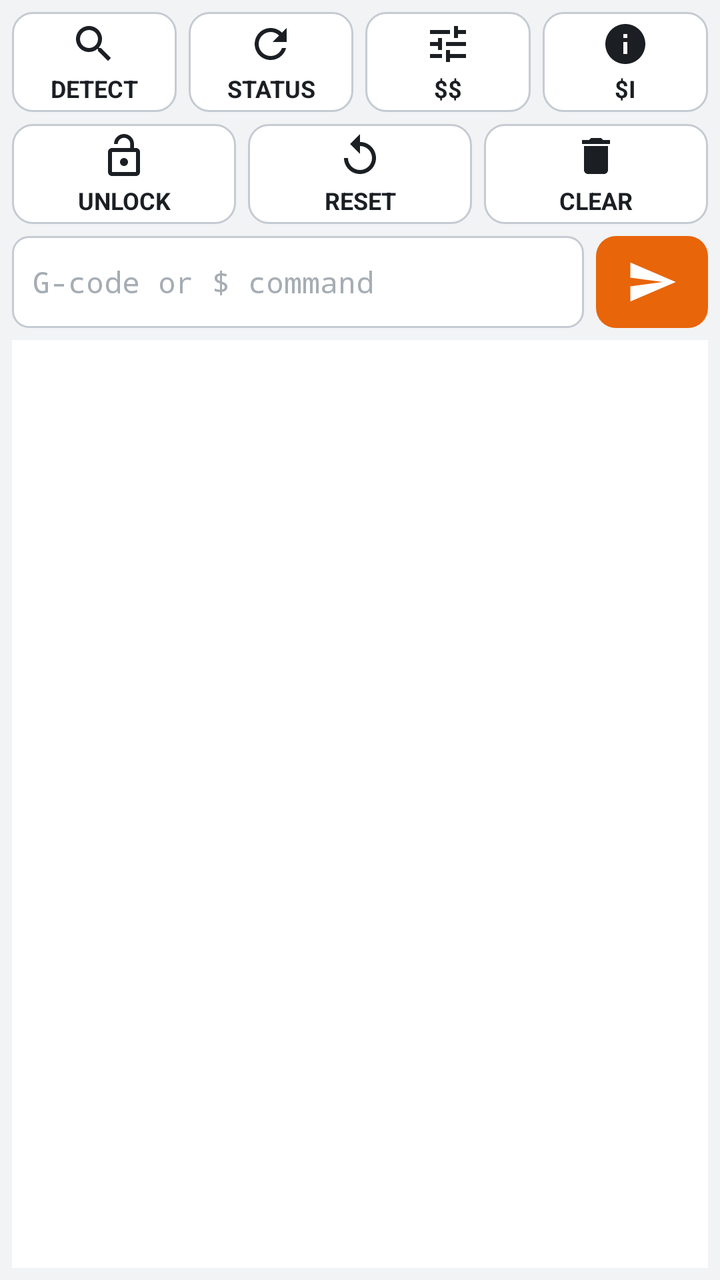
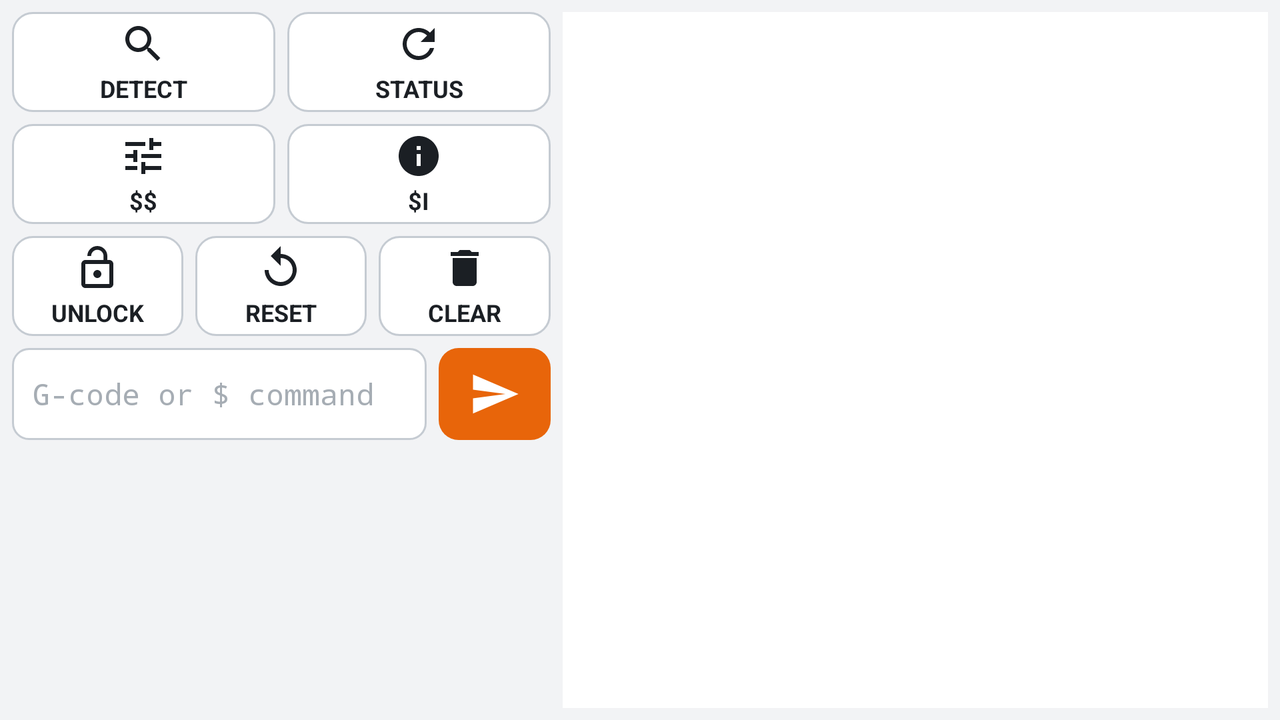

Compare how this app lays out the same screen by default and in its alternative resource folder. The renders come first, then the two layout files and the values they reference.
<!-- AndroidManifest.xml: application theme Theme.LaserDroid -->
<!-- res/layout/view_console_panel.xml -->
<?xml version="1.0" encoding="utf-8"?>
<LinearLayout
    xmlns:android="http://schemas.android.com/apk/res/android"
    android:layout_width="match_parent"
    android:layout_height="match_parent"
    android:orientation="vertical"
    android:padding="3dp">

    <LinearLayout
        android:layout_width="match_parent"
        android:layout_height="56dp"
        android:orientation="horizontal">

        <TextView
            android:id="@+id/buttonDetectUsb"
            style="@style/LdButton"
            android:layout_width="0dp"
            android:layout_height="match_parent"
            android:layout_weight="1"
            android:drawableTop="@drawable/ic_search"
            android:text="DETECT" />
        <TextView
            android:id="@+id/buttonStatus"
            style="@style/LdButton"
            android:layout_width="0dp"
            android:layout_height="match_parent"
            android:layout_weight="1"
            android:drawableTop="@drawable/ic_refresh"
            android:text="STATUS" />
        <TextView
            android:id="@+id/buttonSettings"
            style="@style/LdButton"
            android:layout_width="0dp"
            android:layout_height="match_parent"
            android:layout_weight="1"
            android:drawableTop="@drawable/ic_tune"
            android:text="$$" />
        <TextView
            android:id="@+id/buttonBuildInfo"
            style="@style/LdButton"
            android:layout_width="0dp"
            android:layout_height="match_parent"
            android:layout_weight="1"
            android:drawableTop="@drawable/ic_info"
            android:text="$I" />

    </LinearLayout>

    <LinearLayout
        android:layout_width="match_parent"
        android:layout_height="56dp"
        android:orientation="horizontal">

        <TextView
            android:id="@+id/buttonUnlock"
            style="@style/LdButton"
            android:layout_width="0dp"
            android:layout_height="match_parent"
            android:layout_weight="1"
            android:drawableTop="@drawable/ic_lock_open"
            android:text="UNLOCK" />
        <TextView
            android:id="@+id/buttonReset"
            style="@style/LdButton"
            android:layout_width="0dp"
            android:layout_height="match_parent"
            android:layout_weight="1"
            android:drawableTop="@drawable/ic_replay"
            android:text="RESET" />
        <TextView
            android:id="@+id/buttonClearLog"
            style="@style/LdButton"
            android:layout_width="0dp"
            android:layout_height="match_parent"
            android:layout_weight="1"
            android:drawableTop="@drawable/ic_delete"
            android:text="CLEAR" />

    </LinearLayout>

    <LinearLayout
        android:layout_width="match_parent"
        android:layout_height="52dp"
        android:gravity="center_vertical"
        android:orientation="horizontal">

        <EditText
            android:id="@+id/editCommand"
            android:layout_width="0dp"
            android:layout_height="46dp"
            android:layout_margin="3dp"
            android:layout_weight="1"
            android:background="@drawable/bg_input"
            android:hint="G-code or $ command"
            android:imeOptions="actionSend|flagNoExtractUi"
            android:inputType="textCapCharacters|textNoSuggestions"
            android:maxLines="1"
            android:paddingStart="10dp"
            android:paddingEnd="10dp"
            android:textColor="@color/ld_text"
            android:textColorHint="@color/ld_text_disabled"
            android:textSize="15sp"
            android:typeface="monospace" />

        <ImageView
            android:id="@+id/buttonSendCommand"
            android:layout_width="56dp"
            android:layout_height="46dp"
            android:layout_margin="3dp"
            android:background="@drawable/bg_button_primary"
            android:clickable="true"
            android:contentDescription="Send"
            android:focusable="true"
            android:padding="10dp"
            android:src="@drawable/ic_send" />

    </LinearLayout>

    <ScrollView
        android:id="@+id/logScrollView"
        android:layout_width="match_parent"
        android:layout_height="0dp"
        android:layout_margin="3dp"
        android:layout_weight="1"
        android:background="@color/ld_log_background"
        android:fillViewport="true"
        android:scrollbars="vertical">

        <TextView
            android:id="@+id/textLog"
            android:layout_width="match_parent"
            android:layout_height="wrap_content"
            android:bufferType="editable"
            android:padding="6dp"
            android:textColor="@color/ld_log_text"
            android:textIsSelectable="true"
            android:textSize="11sp"
            android:typeface="monospace" />

    </ScrollView>

</LinearLayout>
<!-- resources referenced by this layout -->
<resources>
  <color name="ld_log_background">#FFFFFFFF</color>
  <color name="ld_log_text">#FF263238</color>
  <color name="ld_text">#FF1B1F24</color>
  <color name="ld_text_disabled">#FFA6ADB4</color>
  <!-- drawable bg_input (drawable) -->
  <?xml version="1.0" encoding="utf-8"?>
  <shape xmlns:android="http://schemas.android.com/apk/res/android"
      android:shape="rectangle">
      <corners android:radius="8dp" />
      <solid android:color="@color/ld_log_background" />
      <stroke android:width="1dp" android:color="@color/ld_border" />
  </shape>
  <!-- drawable ic_delete (drawable) -->
  <?xml version="1.0" encoding="utf-8"?>
  <vector xmlns:android="http://schemas.android.com/apk/res/android"
      android:width="24dp"
      android:height="24dp"
      android:viewportWidth="24"
      android:viewportHeight="24">
  
      <path
          android:fillColor="#FFFFFFFF"
          android:pathData="M6,19c0,1.1 0.9,2 2,2h8c1.1,0 2,-0.9 2,-2V7H6v12zM19,4h-3.5l-1,-1h-5l-1,1H5v2h14V4z" />
  
  </vector>
  <!-- drawable ic_info (drawable) -->
  <?xml version="1.0" encoding="utf-8"?>
  <vector xmlns:android="http://schemas.android.com/apk/res/android"
      android:width="24dp"
      android:height="24dp"
      android:viewportWidth="24"
      android:viewportHeight="24">
  
      <path
          android:fillColor="#FFFFFFFF"
          android:pathData="M12,2C6.48,2 2,6.48 2,12s4.48,10 10,10 10,-4.48 10,-10S17.52,2 12,2zM13,17h-2v-6h2v6zM13,9h-2V7h2v2z" />
  
  </vector>
  <!-- drawable ic_replay (drawable) -->
  <?xml version="1.0" encoding="utf-8"?>
  <vector xmlns:android="http://schemas.android.com/apk/res/android"
      android:width="24dp"
      android:height="24dp"
      android:viewportWidth="24"
      android:viewportHeight="24">
  
      <path
          android:fillColor="#FFFFFFFF"
          android:pathData="M12,5V1L7,6l5,5V7c3.31,0 6,2.69 6,6s-2.69,6 -6,6 -6,-2.69 -6,-6H4c0,4.42 3.58,8 8,8s8,-3.58 8,-8 -3.58,-8 -8,-8z" />
  
  </vector>
  <!-- drawable ic_send (drawable) -->
  <?xml version="1.0" encoding="utf-8"?>
  <vector xmlns:android="http://schemas.android.com/apk/res/android"
      android:width="24dp"
      android:height="24dp"
      android:viewportWidth="24"
      android:viewportHeight="24">
  
      <path
          android:fillColor="#FFFFFFFF"
          android:pathData="M2.01,21L23,12 2.01,3 2,10l15,2 -15,2z" />
  
  </vector>
  <!-- drawable ic_tune (drawable) -->
  <?xml version="1.0" encoding="utf-8"?>
  <vector xmlns:android="http://schemas.android.com/apk/res/android"
      android:width="24dp"
      android:height="24dp"
      android:viewportWidth="24"
      android:viewportHeight="24">
  
      <path
          android:fillColor="#FFFFFFFF"
          android:pathData="M3,17v2h6v-2H3zM3,5v2h10V5H3zM13,21v-2h8v-2h-8v-2h-2v6h2zM7,9v2H3v2h4v2h2V9H7zM21,13v-2H11v2h10zM15,9h2V7h4V5h-4V3h-2v6z" />
  
  </vector>
  <style name="Theme.LaserDroid" parent="Base.Theme.LaserDroid" />
  <color name="ld_surface_disabled">#FFE9EBEE</color>
  <color name="ld_accent_pressed">#FFB04A04</color>
  <color name="ld_accent">#FFE8650A</color>
  <color name="ld_border">#FFC5CBD2</color>
  <style name="Base.Theme.LaserDroid" parent="Theme.Material3.DayNight.NoActionBar">
          <item name="colorPrimary">@color/ld_accent</item>
          <item name="colorAccent">@color/ld_accent</item>
          <item name="android:windowBackground">@color/ld_background</item>
          <item name="android:statusBarColor">@color/ld_bar</item>
          <item name="android:navigationBarColor">@color/ld_bar</item>
          <item name="android:textColorPrimary">@color/ld_text</item>
          <item name="android:textColorSecondary">@color/ld_text_secondary</item>
      </style>
  <color name="ld_surface_pressed">#FFE1E5EA</color>
  <color name="ld_surface">#FFFFFFFF</color>
  <color name="ld_background">#FFF2F3F5</color>
  <color name="ld_bar">#FFFFFFFF</color>
  <color name="ld_text_secondary">#FF5B6670</color>
  <!-- some entries are left out for length -->
</resources>
<!-- res/layout-land/view_console_panel.xml (the repository's variant of the layout above) -->
<!-- drawn on the phone turned sideways -->
<?xml version="1.0" encoding="utf-8"?>
<LinearLayout
    xmlns:android="http://schemas.android.com/apk/res/android"
    android:layout_width="match_parent"
    android:layout_height="match_parent"
    android:orientation="horizontal"
    android:padding="3dp">

    <LinearLayout
        android:layout_width="0dp"
        android:layout_height="match_parent"
        android:layout_weight="1"
        android:orientation="vertical">

        <LinearLayout
            android:layout_width="match_parent"
            android:layout_height="56dp"
            android:orientation="horizontal">

            <TextView
                android:id="@+id/buttonDetectUsb"
                style="@style/LdButton"
                android:layout_width="0dp"
                android:layout_height="match_parent"
                android:layout_weight="1"
                android:drawableTop="@drawable/ic_search"
                android:text="DETECT" />
            <TextView
                android:id="@+id/buttonStatus"
                style="@style/LdButton"
                android:layout_width="0dp"
                android:layout_height="match_parent"
                android:layout_weight="1"
                android:drawableTop="@drawable/ic_refresh"
                android:text="STATUS" />

        </LinearLayout>

        <LinearLayout
            android:layout_width="match_parent"
            android:layout_height="56dp"
            android:orientation="horizontal">

            <TextView
                android:id="@+id/buttonSettings"
                style="@style/LdButton"
                android:layout_width="0dp"
                android:layout_height="match_parent"
                android:layout_weight="1"
                android:drawableTop="@drawable/ic_tune"
                android:text="$$" />
            <TextView
                android:id="@+id/buttonBuildInfo"
                style="@style/LdButton"
                android:layout_width="0dp"
                android:layout_height="match_parent"
                android:layout_weight="1"
                android:drawableTop="@drawable/ic_info"
                android:text="$I" />

        </LinearLayout>

        <LinearLayout
            android:layout_width="match_parent"
            android:layout_height="56dp"
            android:orientation="horizontal">

            <TextView
                android:id="@+id/buttonUnlock"
                style="@style/LdButton"
                android:layout_width="0dp"
                android:layout_height="match_parent"
                android:layout_weight="1"
                android:drawableTop="@drawable/ic_lock_open"
                android:text="UNLOCK" />
            <TextView
                android:id="@+id/buttonReset"
                style="@style/LdButton"
                android:layout_width="0dp"
                android:layout_height="match_parent"
                android:layout_weight="1"
                android:drawableTop="@drawable/ic_replay"
                android:text="RESET" />
            <TextView
                android:id="@+id/buttonClearLog"
                style="@style/LdButton"
                android:layout_width="0dp"
                android:layout_height="match_parent"
                android:layout_weight="1"
                android:drawableTop="@drawable/ic_delete"
                android:text="CLEAR" />

        </LinearLayout>

        <LinearLayout
            android:layout_width="match_parent"
            android:layout_height="52dp"
            android:gravity="center_vertical"
            android:orientation="horizontal">

            <EditText
                android:id="@+id/editCommand"
                android:layout_width="0dp"
                android:layout_height="46dp"
                android:layout_margin="3dp"
                android:layout_weight="1"
                android:background="@drawable/bg_input"
                android:hint="G-code or $ command"
                android:imeOptions="actionSend|flagNoExtractUi"
                android:inputType="textCapCharacters|textNoSuggestions"
                android:maxLines="1"
                android:paddingStart="10dp"
                android:paddingEnd="10dp"
                android:textColor="@color/ld_text"
                android:textColorHint="@color/ld_text_disabled"
                android:textSize="15sp"
                android:typeface="monospace" />

            <ImageView
                android:id="@+id/buttonSendCommand"
                android:layout_width="56dp"
                android:layout_height="46dp"
                android:layout_margin="3dp"
                android:background="@drawable/bg_button_primary"
                android:clickable="true"
                android:contentDescription="Send"
                android:focusable="true"
                android:padding="10dp"
                android:src="@drawable/ic_send" />

        </LinearLayout>

    </LinearLayout>

    <LinearLayout
        android:layout_width="0dp"
        android:layout_height="match_parent"
        android:layout_weight="1.3"
        android:orientation="vertical">

        <ScrollView
            android:id="@+id/logScrollView"
            android:layout_width="match_parent"
            android:layout_height="0dp"
            android:layout_margin="3dp"
            android:layout_weight="1"
            android:background="@color/ld_log_background"
            android:fillViewport="true"
            android:scrollbars="vertical">

            <TextView
                android:id="@+id/textLog"
                android:layout_width="match_parent"
                android:layout_height="wrap_content"
                android:bufferType="editable"
                android:padding="6dp"
                android:textColor="@color/ld_log_text"
                android:textIsSelectable="true"
                android:textSize="11sp"
                android:typeface="monospace" />

        </ScrollView>

    </LinearLayout>

</LinearLayout>
